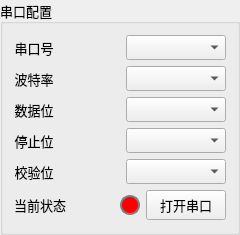
      <widget class="QGroupBox" name="serialPortGroupBox">
       <property name="minimumSize">
        <size>
         <width>240</width>
         <height>235</height>
        </size>
       </property>
       <property name="maximumSize">
        <size>
         <width>190</width>
         <height>235</height>
        </size>
       </property>
       <property name="font">
        <font>
         <family>HarmonyOS Sans SC</family>
         <pointsize>10</pointsize>
        </font>
       </property>
       <property name="mouseTracking">
        <bool>false</bool>
       </property>
       <property name="title">
        <string>串口配置</string>
       </property>
       <layout class="QVBoxLayout" name="verticalLayout">
        <item>
         <layout class="QHBoxLayout" name="serialPortHorizontalLayout">
          <item>
           <widget class="QLabel" name="serialPortLabel">
            <property name="minimumSize">
             <size>
              <width>40</width>
              <height>25</height>
             </size>
            </property>
            <property name="maximumSize">
             <size>
              <width>40</width>
              <height>25</height>
             </size>
            </property>
            <property name="font">
             <font>
              <family>HarmonyOS Sans SC</family>
              <pointsize>10</pointsize>
             </font>
            </property>
            <property name="text">
             <string>串口号</string>
            </property>
            <property name="alignment">
             <set>Qt::AlignmentFlag::AlignCenter</set>
            </property>
           </widget>
          </item>
          <item>
           <spacer name="horizontalSpacer">
            <property name="orientation">
             <enum>Qt::Orientation::Horizontal</enum>
            </property>
            <property name="sizeHint" stdset="0">
             <size>
              <width>40</width>
              <height>20</height>
             </size>
            </property>
           </spacer>
          </item>
          <item>
           <widget class="QToolButton" name="serialPortToolButton">
            <property name="minimumSize">
             <size>
              <width>25</width>
              <height>25</height>
             </size>
            </property>
            <property name="maximumSize">
             <size>
              <width>25</width>
              <height>25</height>
             </size>
            </property>
            <property name="toolTip">
             <string>刷新串口</string>
            </property>
            <property name="text">
             <string/>
            </property>
            <property name="icon">
             <iconset theme="QIcon::ThemeIcon::ViewRefresh"/>
            </property>
            <property name="iconSize">
             <size>
              <width>18</width>
              <height>18</height>
             </size>
            </property>
            <property name="autoRaise">
             <bool>true</bool>
            </property>
           </widget>
          </item>
          <item>
           <widget class="QComboBox" name="serialPortComboBox">
            <property name="minimumSize">
             <size>
              <width>100</width>
              <height>25</height>
             </size>
            </property>
            <property name="maximumSize">
             <size>
              <width>80</width>
              <height>25</height>
             </size>
            </property>
           </widget>
          </item>
         </layout>
        </item>
        <item>
         <layout class="QHBoxLayout" name="baudRateHorizontalLayout">
          <item>
           <widget class="QLabel" name="baudRateLabel">
            <property name="minimumSize">
             <size>
              <width>40</width>
              <height>25</height>
             </size>
            </property>
            <property name="maximumSize">
             <size>
              <width>40</width>
              <height>25</height>
             </size>
            </property>
            <property name="font">
             <font>
              <family>HarmonyOS Sans SC</family>
              <pointsize>10</pointsize>
             </font>
            </property>
            <property name="text">
             <string>波特率</string>
            </property>
            <property name="alignment">
             <set>Qt::AlignmentFlag::AlignCenter</set>
            </property>
           </widget>
          </item>
          <item>
           <spacer name="horizontalSpacer_2">
            <property name="orientation">
             <enum>Qt::Orientation::Horizontal</enum>
            </property>
            <property name="sizeHint" stdset="0">
             <size>
              <width>40</width>
              <height>20</height>
             </size>
            </property>
           </spacer>
          </item>
          <item>
           <widget class="QComboBox" name="baudRateComboBox">
            <property name="minimumSize">
             <size>
              <width>100</width>
              <height>25</height>
             </size>
            </property>
            <property name="maximumSize">
             <size>
              <width>80</width>
              <height>25</height>
             </size>
            </property>
           </widget>
          </item>
         </layout>
        </item>
        <item>
         <layout class="QHBoxLayout" name="byteSizeHorizontalLayout">
          <item>
           <widget class="QLabel" name="byteSizeLabel">
            <property name="minimumSize">
             <size>
              <width>40</width>
              <height>25</height>
             </size>
            </property>
            <property name="maximumSize">
             <size>
              <width>40</width>
              <height>25</height>
             </size>
            </property>
            <property name="font">
             <font>
              <family>HarmonyOS Sans SC</family>
              <pointsize>10</pointsize>
             </font>
            </property>
            <property name="text">
             <string>数据位</string>
            </property>
            <property name="alignment">
             <set>Qt::AlignmentFlag::AlignCenter</set>
            </property>
           </widget>
          </item>
          <item>
           <spacer name="horizontalSpacer_3">
            <property name="orientation">
             <enum>Qt::Orientation::Horizontal</enum>
            </property>
            <property name="sizeHint" stdset="0">
             <size>
              <width>40</width>
              <height>20</height>
             </size>
            </property>
           </spacer>
          </item>
          <item>
           <widget class="QComboBox" name="byteSizeComboBox">
            <property name="minimumSize">
             <size>
              <width>100</width>
              <height>25</height>
             </size>
            </property>
            <property name="maximumSize">
             <size>
              <width>80</width>
              <height>25</height>
             </size>
            </property>
           </widget>
          </item>
         </layout>
        </item>
        <item>
         <layout class="QHBoxLayout" name="stopBitsHorizontalLayout">
          <item>
           <widget class="QLabel" name="stopBitsLabel">
            <property name="minimumSize">
             <size>
              <width>40</width>
              <height>25</height>
             </size>
            </property>
            <property name="maximumSize">
             <size>
              <width>40</width>
              <height>25</height>
             </size>
            </property>
            <property name="font">
             <font>
              <family>HarmonyOS Sans SC</family>
              <pointsize>10</pointsize>
             </font>
            </property>
            <property name="text">
             <string>停止位</string>
            </property>
            <property name="alignment">
             <set>Qt::AlignmentFlag::AlignCenter</set>
            </property>
           </widget>
          </item>
          <item>
           <spacer name="horizontalSpacer_4">
            <property name="orientation">
             <enum>Qt::Orientation::Horizontal</enum>
            </property>
            <property name="sizeHint" stdset="0">
             <size>
              <width>40</width>
              <height>20</height>
             </size>
            </property>
           </spacer>
          </item>
          <item>
           <widget class="QComboBox" name="stopBitsComboBox">
            <property name="minimumSize">
             <size>
              <width>100</width>
              <height>25</height>
             </size>
            </property>
            <property name="maximumSize">
             <size>
              <width>80</width>
              <height>25</height>
             </size>
            </property>
           </widget>
          </item>
         </layout>
        </item>
        <item>
         <layout class="QHBoxLayout" name="parityHorizontalLayout">
          <item>
           <widget class="QLabel" name="parityLabel">
            <property name="minimumSize">
             <size>
              <width>40</width>
              <height>25</height>
             </size>
            </property>
            <property name="maximumSize">
             <size>
              <width>40</width>
              <height>25</height>
             </size>
            </property>
            <property name="font">
             <font>
              <family>HarmonyOS Sans SC</family>
              <pointsize>10</pointsize>
             </font>
            </property>
            <property name="text">
             <string>校验位</string>
            </property>
            <property name="alignment">
             <set>Qt::AlignmentFlag::AlignCenter</set>
            </property>
           </widget>
          </item>
          <item>
           <spacer name="horizontalSpacer_5">
            <property name="orientation">
             <enum>Qt::Orientation::Horizontal</enum>
            </property>
            <property name="sizeHint" stdset="0">
             <size>
              <width>40</width>
              <height>20</height>
             </size>
            </property>
           </spacer>
          </item>
          <item>
           <widget class="QComboBox" name="parityComboBox">
            <property name="minimumSize">
             <size>
              <width>100</width>
              <height>25</height>
             </size>
            </property>
            <property name="maximumSize">
             <size>
              <width>80</width>
              <height>25</height>
             </size>
            </property>
           </widget>
          </item>
         </layout>
        </item>
        <item>
         <layout class="QHBoxLayout" name="serialOpenHorizontalLayout">
          <item>
           <widget class="QLabel" name="serialOpenLabel">
            <property name="enabled">
             <bool>true</bool>
            </property>
            <property name="minimumSize">
             <size>
              <width>0</width>
              <height>0</height>
             </size>
            </property>
            <property name="maximumSize">
             <size>
              <width>60</width>
              <height>30</height>
             </size>
            </property>
            <property name="font">
             <font>
              <family>HarmonyOS Sans SC</family>
              <pointsize>10</pointsize>
             </font>
            </property>
            <property name="text">
             <string>当前状态</string>
            </property>
            <property name="alignment">
             <set>Qt::AlignmentFlag::AlignCenter</set>
            </property>
           </widget>
          </item>
          <item>
           <spacer name="horizontalSpacer_7">
            <property name="orientation">
             <enum>Qt::Orientation::Horizontal</enum>
            </property>
            <property name="sizeHint" stdset="0">
             <size>
              <width>40</width>
              <height>20</height>
             </size>
            </property>
           </spacer>
          </item>
          <item>
           <widget class="QLabel" name="serialOpenLedLabel">
            <property name="minimumSize">
             <size>
              <width>20</width>
              <height>20</height>
             </size>
            </property>
            <property name="maximumSize">
             <size>
              <width>20</width>
              <height>20</height>
             </size>
            </property>
            <property name="styleSheet">
             <string notr="true">QLabel {
    background-color: red;
    border-radius: 10px;
	border: 2px solid gray;
}</string>
            </property>
            <property name="text">
             <string/>
            </property>
            <property name="alignment">
             <set>Qt::AlignmentFlag::AlignCenter</set>
            </property>
           </widget>
          </item>
          <item>
           <widget class="QPushButton" name="serialOpenPushButton">
            <property name="minimumSize">
             <size>
              <width>80</width>
              <height>30</height>
             </size>
            </property>
            <property name="maximumSize">
             <size>
              <width>80</width>
              <height>30</height>
             </size>
            </property>
            <property name="font">
             <font>
              <family>HarmonyOS Sans SC</family>
              <pointsize>10</pointsize>
             </font>
            </property>
            <property name="text">
             <string>打开串口</string>
            </property>
           </widget>
          </item>
         </layout>
        </item>
       </layout>
      </widget>
